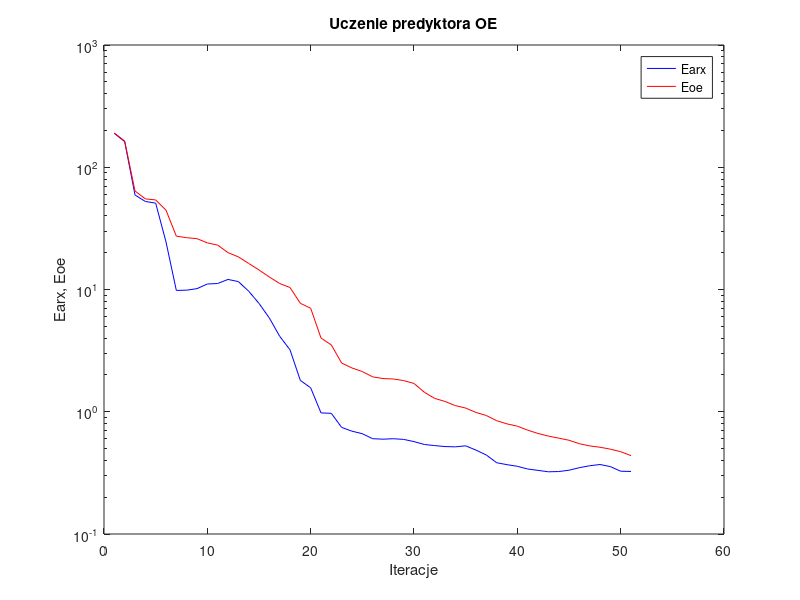
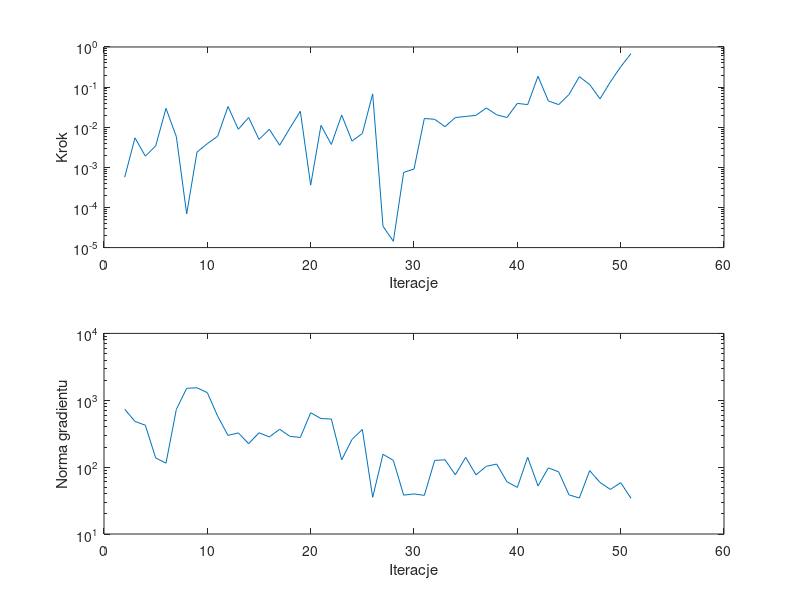

MATLAB code to generate these figures, in order:
%uczenie predyktora oe
clear all;
n=0; farx(n+1)=1.892440e+002; foe(n+1)=1.905702e+002; wspucz(n+1)=0.000000e+000; ng(n+1)=0.000000e+000;
%odnowa zmiennej metryki
n=1; farx(n+1)=1.620388e+002; foe(n+1)=1.637757e+002; krok(n+1)=5.676782e-004; ng(n+1)=7.354490e+002;
n=2; farx(n+1)=5.935062e+001; foe(n+1)=6.398486e+001; krok(n+1)=5.433546e-003; ng(n+1)=4.820393e+002;
n=3; farx(n+1)=5.250500e+001; foe(n+1)=5.513708e+001; krok(n+1)=1.903300e-003; ng(n+1)=4.238024e+002;
n=4; farx(n+1)=5.086116e+001; foe(n+1)=5.404261e+001; krok(n+1)=3.416397e-003; ng(n+1)=1.373438e+002;
n=5; farx(n+1)=2.450979e+001; foe(n+1)=4.453885e+001; krok(n+1)=2.954351e-002; ng(n+1)=1.145072e+002;
n=6; farx(n+1)=9.827400e+000; foe(n+1)=2.731504e+001; krok(n+1)=5.829556e-003; ng(n+1)=7.303357e+002;
n=7; farx(n+1)=9.875678e+000; foe(n+1)=2.653788e+001; krok(n+1)=6.905895e-005; ng(n+1)=1.509260e+003;
n=8; farx(n+1)=1.016310e+001; foe(n+1)=2.605104e+001; krok(n+1)=2.397584e-003; ng(n+1)=1.535675e+003;
n=9; farx(n+1)=1.109177e+001; foe(n+1)=2.407667e+001; krok(n+1)=3.904632e-003; ng(n+1)=1.297914e+003;
n=10; farx(n+1)=1.119619e+001; foe(n+1)=2.307334e+001; krok(n+1)=5.961727e-003; ng(n+1)=5.780621e+002;
n=11; farx(n+1)=1.208963e+001; foe(n+1)=2.002674e+001; krok(n+1)=3.280985e-002; ng(n+1)=2.981893e+002;
n=12; farx(n+1)=1.160773e+001; foe(n+1)=1.849725e+001; krok(n+1)=8.891335e-003; ng(n+1)=3.249498e+002;
n=13; farx(n+1)=9.693572e+000; foe(n+1)=1.635168e+001; krok(n+1)=1.750226e-002; ng(n+1)=2.242705e+002;
n=14; farx(n+1)=7.697990e+000; foe(n+1)=1.444129e+001; krok(n+1)=4.969883e-003; ng(n+1)=3.266096e+002;
n=15; farx(n+1)=5.850351e+000; foe(n+1)=1.265981e+001; krok(n+1)=8.855578e-003; ng(n+1)=2.831373e+002;
n=16; farx(n+1)=4.145229e+000; foe(n+1)=1.119061e+001; krok(n+1)=3.550402e-003; ng(n+1)=3.682716e+002;
n=17; farx(n+1)=3.212193e+000; foe(n+1)=1.038282e+001; krok(n+1)=9.618292e-003; ng(n+1)=2.884185e+002;
n=18; farx(n+1)=1.805045e+000; foe(n+1)=7.710190e+000; krok(n+1)=2.502768e-002; ng(n+1)=2.780812e+002;
n=19; farx(n+1)=1.569616e+000; foe(n+1)=7.025342e+000; krok(n+1)=3.606707e-004; ng(n+1)=6.499827e+002;
n=20; farx(n+1)=9.788437e-001; foe(n+1)=4.009321e+000; krok(n+1)=1.111520e-002; ng(n+1)=5.324442e+002;
n=21; farx(n+1)=9.706107e-001; foe(n+1)=3.519118e+000; krok(n+1)=3.722051e-003; ng(n+1)=5.238432e+002;
n=22; farx(n+1)=7.444335e-001; foe(n+1)=2.501330e+000; krok(n+1)=2.015462e-002; ng(n+1)=1.280933e+002;
n=23; farx(n+1)=6.935832e-001; foe(n+1)=2.281250e+000; krok(n+1)=4.515039e-003; ng(n+1)=2.596588e+002;
n=24; farx(n+1)=6.614058e-001; foe(n+1)=2.132123e+000; krok(n+1)=6.970662e-003; ng(n+1)=3.656317e+002;
n=25; farx(n+1)=6.018910e-001; foe(n+1)=1.929432e+000; krok(n+1)=6.786752e-002; ng(n+1)=3.538645e+001;
%odnowa zmiennej metryki
n=26; farx(n+1)=5.965809e-001; foe(n+1)=1.869208e+000; krok(n+1)=3.400119e-005; ng(n+1)=1.556392e+002;
n=27; farx(n+1)=6.016501e-001; foe(n+1)=1.853278e+000; krok(n+1)=1.438760e-005; ng(n+1)=1.260762e+002;
n=28; farx(n+1)=5.942020e-001; foe(n+1)=1.798767e+000; krok(n+1)=7.499704e-004; ng(n+1)=3.808833e+001;
n=29; farx(n+1)=5.698864e-001; foe(n+1)=1.703512e+000; krok(n+1)=9.064776e-004; ng(n+1)=3.977584e+001;
n=30; farx(n+1)=5.398434e-001; foe(n+1)=1.444504e+000; krok(n+1)=1.650423e-002; ng(n+1)=3.782070e+001;
n=31; farx(n+1)=5.287460e-001; foe(n+1)=1.286075e+000; krok(n+1)=1.576669e-002; ng(n+1)=1.260272e+002;
n=32; farx(n+1)=5.191596e-001; foe(n+1)=1.214387e+000; krok(n+1)=1.033570e-002; ng(n+1)=1.288642e+002;
n=33; farx(n+1)=5.163911e-001; foe(n+1)=1.122803e+000; krok(n+1)=1.740861e-002; ng(n+1)=7.683790e+001;
n=34; farx(n+1)=5.262598e-001; foe(n+1)=1.071982e+000; krok(n+1)=1.856226e-002; ng(n+1)=1.400945e+002;
n=35; farx(n+1)=4.854912e-001; foe(n+1)=9.868936e-001; krok(n+1)=1.979909e-002; ng(n+1)=7.670835e+001;
n=36; farx(n+1)=4.428422e-001; foe(n+1)=9.315179e-001; krok(n+1)=3.023343e-002; ng(n+1)=1.029077e+002;
n=37; farx(n+1)=3.828497e-001; foe(n+1)=8.447870e-001; krok(n+1)=2.038894e-002; ng(n+1)=1.111559e+002;
n=38; farx(n+1)=3.691683e-001; foe(n+1)=7.960277e-001; krok(n+1)=1.748904e-002; ng(n+1)=6.021049e+001;
n=39; farx(n+1)=3.579125e-001; foe(n+1)=7.620993e-001; krok(n+1)=3.933136e-002; ng(n+1)=4.979669e+001;
n=40; farx(n+1)=3.401616e-001; foe(n+1)=7.070988e-001; krok(n+1)=3.661089e-002; ng(n+1)=1.406421e+002;
n=41; farx(n+1)=3.314813e-001; foe(n+1)=6.642116e-001; krok(n+1)=1.862092e-001; ng(n+1)=5.226795e+001;
n=42; farx(n+1)=3.228177e-001; foe(n+1)=6.326188e-001; krok(n+1)=4.524124e-002; ng(n+1)=9.747304e+001;
n=43; farx(n+1)=3.242498e-001; foe(n+1)=6.083929e-001; krok(n+1)=3.660091e-002; ng(n+1)=8.497703e+001;
n=44; farx(n+1)=3.324451e-001; foe(n+1)=5.845989e-001; krok(n+1)=6.561970e-002; ng(n+1)=3.849992e+001;
n=45; farx(n+1)=3.487055e-001; foe(n+1)=5.479106e-001; krok(n+1)=1.817918e-001; ng(n+1)=3.453514e+001;
n=46; farx(n+1)=3.616583e-001; foe(n+1)=5.255154e-001; krok(n+1)=1.160291e-001; ng(n+1)=8.865241e+001;
n=47; farx(n+1)=3.701996e-001; foe(n+1)=5.126145e-001; krok(n+1)=5.099752e-002; ng(n+1)=5.907369e+001;
n=48; farx(n+1)=3.559741e-001; foe(n+1)=4.943818e-001; krok(n+1)=1.338049e-001; ng(n+1)=4.640987e+001;
n=49; farx(n+1)=3.262592e-001; foe(n+1)=4.714846e-001; krok(n+1)=3.200292e-001; ng(n+1)=5.861186e+001;
n=50; farx(n+1)=3.247678e-001; foe(n+1)=4.376647e-001; krok(n+1)=6.855549e-001; ng(n+1)=3.419000e+001;

figure; semilogy(farx,'b'); hold on; semilogy(foe,'r'); xlabel('Iteracje'); ylabel('Earx, Eoe'); legend('Earx','Eoe'); title('Uczenie predyktora OE');
figure; subplot(2,1,1); semilogy(krok); xlabel('Iteracje'); ylabel('Krok');
subplot(2,1,2); semilogy(ng); xlabel('Iteracje'); ylabel('Norma gradientu');
Earx=farx(n+1)
Eoe=foe(n+1)
